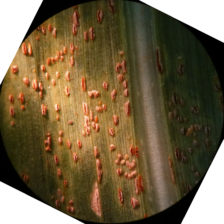
#> input picture Test_folder/0_0_augmented.png, 224 x 224 px; its folder holds only this picture in this run
$ jupyter execute --allow-errors data_aug.ipynb   (shell and % lines are left out)   (older library calls are emulated)
#> lines starting #> are read from the running program, lines starting #| are printed output that depends on the picture; after the words box and inside, x2 and y2 are one past the last pixel; in counts of white or black regions, pixels touching at a corner belong together
[cell 1]
import PIL
import numpy as np
import torch
import torchvision
import matplotlib.pyplot as plt
import matplotlib as mpl
from torchvision.transforms import v2
import os
from torch.utils.data import DataLoader
from tqdm import tqdm

torch.manual_seed(17)
#> (this line was passed over: torch is not available in this run)

#> (a cell that did not finish here is left out)

[cell 3]
data_dir="C:\code\pytorch_course\plant_disease\Data\Test\Rice"
#> (the rest of this cell did not finish here and is left out)

[cell 4]
EPOCHS = 4
BATCH_SIZE = 1

# if you want all the images in a batch to make the image-grid,
# set GRID_SIZE = BATCH_SIZE

#> (the rest of this cell did not finish here and is left out)

[cell 5]
from PIL import Image
import glob
files = glob.glob('C:/code/pytorch_course/plant_disease/Test_folder/*.png')
files_reshape = list(map(lambda x: x.replace('/Labelled\\', '/Resized\\'), files))
basewidth = 300
for file, file_save in zip(files, files_reshape):
    img = Image.open(file)
#> img is the input picture: PIL image 224x224 RGB; mean R, G, B 116.4, 99.1, 70.1
    wpercent = (basewidth/float(img.size[0]))
#> wpercent = 1.34
    hsize = int((float(img.size[1])*float(wpercent)))
#> hsize = 300
    img = img.resize((basewidth,hsize), Image.ANTIALIAS)
#> img: PIL image 300x300 RGB
    img.save(file_save)

[cell 6]
from skimage.morphology import binary_closing, binary_opening, erosion
files_bgremoved = list(map(lambda x: x.replace('/Labelled\\', '/BGRemoved\\'), files))
selem = np.zeros((25, 25))

ci,cj=12, 12
cr=13

# Create index arrays to z
I,J=np.meshgrid(np.arange(selem.shape[0]),np.arange(selem.shape[1]))

# calculate distance of all points to centre
dist=np.sqrt((I-ci)**2+(J-cj)**2)

# Assign value of 1 to those points where dist<cr:
selem[np.where(dist<=cr)]=1
import numpy as np
from scipy import ndimage

fig, ax = plt.subplots(20,2, figsize=(10,80))
idx = 0
for file, file_save in zip(files, files_bgremoved):
    bg_frac = 0
    thres = 220
    img = Image.open(file)
    im_arr = np.array(img)
    ax[idx, 0].imshow(im_arr)
    R = im_arr[:, :, 0]
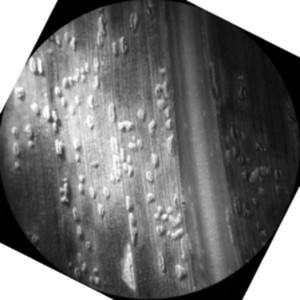
#> R: shape (300, 300); min 0, max 255, mean 116.4
    G = im_arr[:, :, 1]
    B = im_arr[:, :, 2]
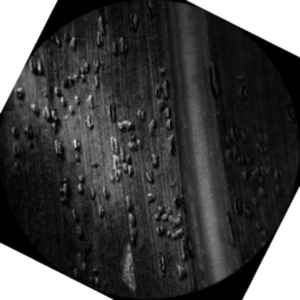
#> B: shape (300, 300); min 0, max 255, mean 70.1
    while bg_frac < 0.6:
        bg_mask = ((R>thres) | (B>thres))# & (G < 100)
        bg_frac = bg_mask.sum()/len(bg_mask.flatten())
        thres -= 5
#> this loop made 30 passes
#> bg_frac on passes 1 to 12: 0.16, 0.166, 0.173, 0.181, 0.191, 0.201, 0.213, 0.224, 0.236, 0.248, 0.259, 0.271
#> pass 1, `bg_mask = ((R>thres) | (B>thres))# & (G < 100)`:
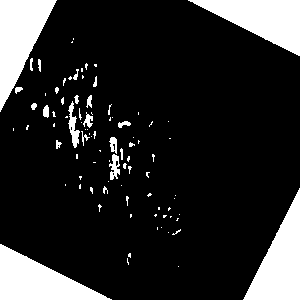
#> bg_mask: shape (300, 300) bool; 16% white; 91 white regions (68 under 20 px), largest, box (x1, y1, x2, y2) and area: (0, 0, 57, 112) 3247, (243, 188, 300, 300) 3218, (188, 0, 300, 56) 3193
#> after the loop, thres = 70
    # we use opening first since our mask is reversed (the foreground and background are reversed here)
    bg_mask = binary_closing(erosion(binary_opening(bg_mask, selem), np.ones((3, 3))), np.ones((5,5)))
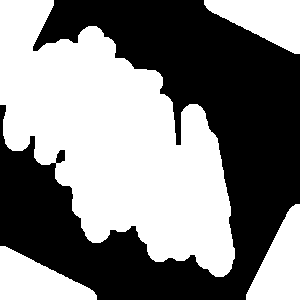
#> bg_mask: shape (300, 300) bool; 51.1% white; 1 black region, box (x1, y1, x2, y2) and area: (0, 0, 300, 300) 44005

    #Get biggest blob
    label, num_label = ndimage.label(~bg_mask)
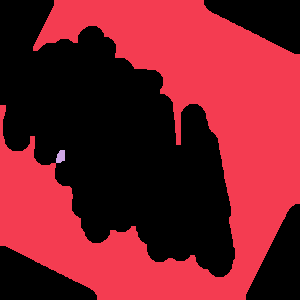
#> label: shape (300, 300) int32; 3 distinct labels, from 0 to 2; one colour per label, 0 black
#> num_label = 2
    size = np.bincount(label.ravel())
#> size = [45995, 43911, 94]
    biggest_label = size[1:].argmax() + 1
#> biggest_label = 1
    bg_mask = label == biggest_label
#> bg_mask: shape (300, 300) bool; 48.8% white; 1 white region, box (x1, y1, x2, y2) and area: (0, 0, 300, 300) 43911

    im_arr[~bg_mask, 0] = 255
    im_arr[~bg_mask, 1] = 255
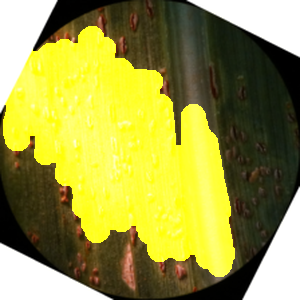
#> im_arr: shape (300, 300, 3); mean R, G, B 156.5, 153.6, 70.1
    im_arr[~bg_mask, 2] = 255
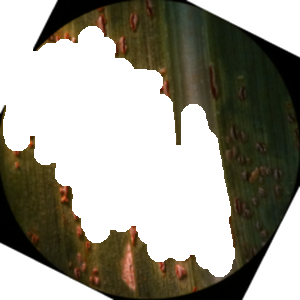
#> im_arr: shape (300, 300, 3); mean R, G, B 156.5, 153.6, 142.6

    img = Image.fromarray(im_arr)
    img.save(file_save)
    idx+=1
import matplotlib.pyplot as plt
plt.hist(R.flatten(), alpha=0.5)
plt.hist(G.flatten(), alpha=0.5)
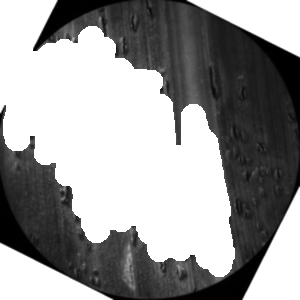
#> G: shape (300, 300); min 0, max 255, mean 153.6
plt.hist(B.flatten(), alpha=0.5)
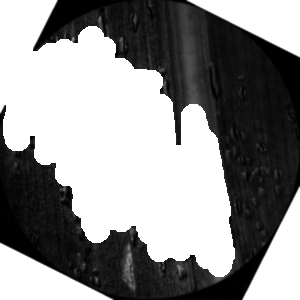
#> B: shape (300, 300); min 0, max 255, mean 142.6
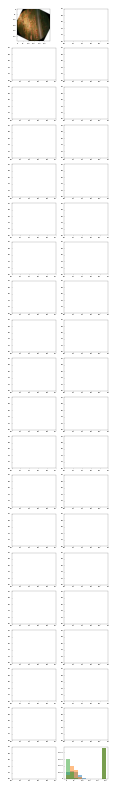
#> figure drawn by matplotlib, 2 panels; panel 2: tallest bar 46424 high, from x = 229.5 to 255; panel 2: tallest bar 46416 high, from x = 229.5 to 255; panel 2: tallest bar 46415 high, from x = 229.5 to 255

$ run again, on Test_folder/1_4.png
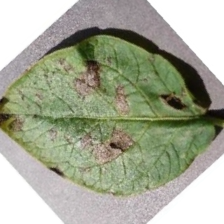
#> input picture Test_folder/1_4.png, 224 x 224 px
#> img is the input picture: PIL image 224x224 RGB; mean R, G, B 165.4, 169.4, 150.1
#> img: PIL image 300x300 RGB
#> the loop `while bg_frac < 0.6:` made 16 passes
#> bg_frac on passes 1 to 8: 0.222, 0.223, 0.225, 0.232, 0.252, 0.289, 0.317, 0.336
#> pass 1, `bg_mask = ((R>thres) | (B>thres))# & (G < 100)`:
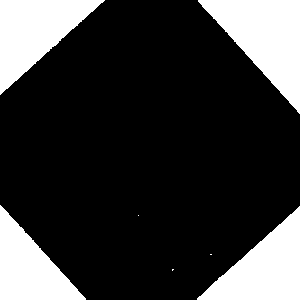
#> bg_mask: shape (300, 300) bool; 22.2% white; 7 white regions (3 under 20 px), largest, box (x1, y1, x2, y2) and area: (198, 0, 300, 114) 5877, (0, 0, 105, 95) 5023, (197, 206, 300, 300) 4928, (0, 205, 86, 300) 4188
#> after the loop `while bg_frac < 0.6:`: thres = 140
#> label: shape (300, 300) int32; values 0 (black) and 1 (white), 62.8% white; 4 black regions, box (x1, y1, x2, y2) and area: (0, 177, 300, 300) 20674, (0, 0, 100, 124) 6488, (201, 0, 300, 110) 6031, (285, 117, 300, 143) 331
#> num_label = 1
#> size = [33524, 56476]
#> biggest_label = 1
#> `[cell 6] from skimage.morphology import binary_closing, binary_opening..`:
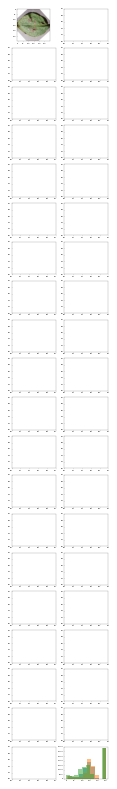
#> figure drawn by matplotlib, 2 panels; panel 2: tallest bar 33549 high, from x = 230.4 to 255; panel 2: tallest bar 33549 high, from x = 230.1 to 255; panel 2: tallest bar 33549 high, from x = 229.5 to 255
